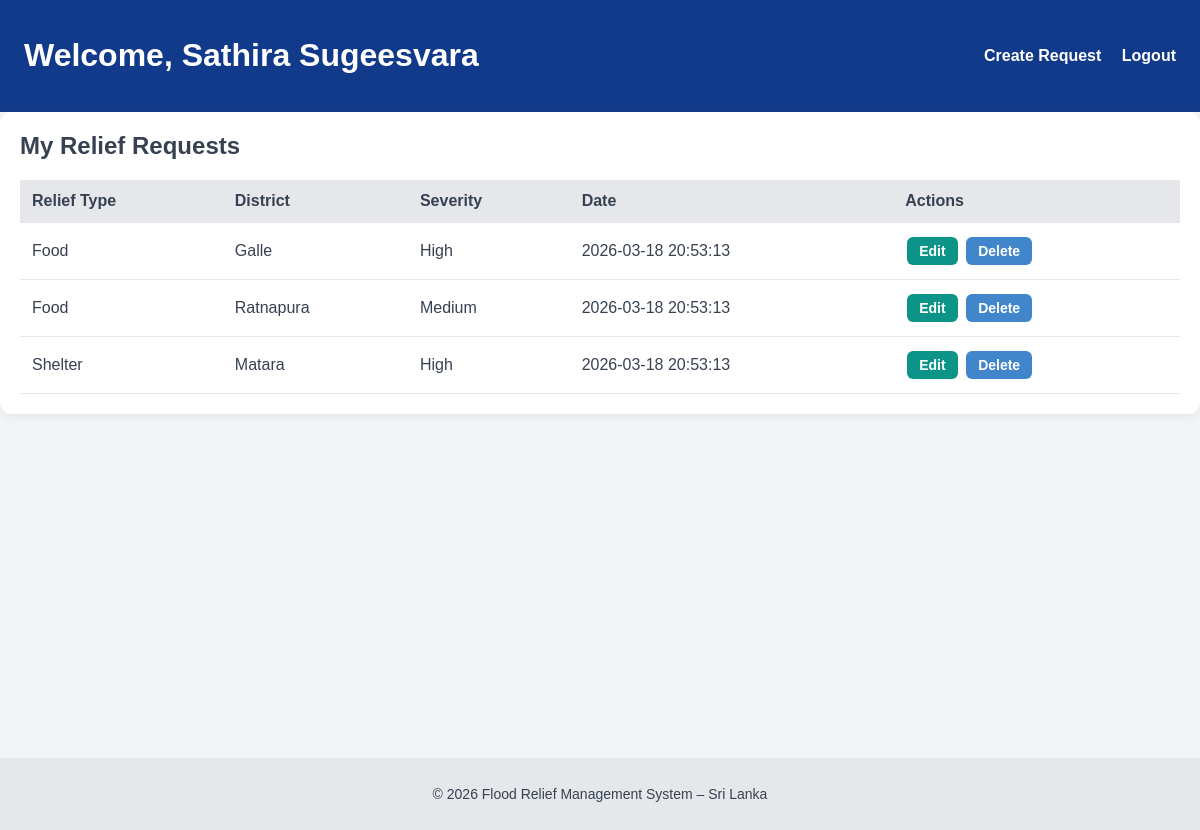
The page /frontend/user.php (signed in) on the database its author committed.
### tables this page shows
CREATE TABLE `requests` (
  `id` int(11) NOT NULL,
  `user_id` int(11) NOT NULL,
  `relief_type` enum('Food','Water','Medicine','Shelter') NOT NULL,
  `district` varchar(100) NOT NULL,
  `divisional_secretariat` varchar(100) NOT NULL,
  `gn_division` varchar(100) NOT NULL,
  `contact_name` varchar(100) NOT NULL,
  `contact_number` varchar(20) NOT NULL,
  `address` varchar(100) NOT NULL,
  `family_members` int(11) NOT NULL,
  `severity` enum('Low','Medium','High') NOT NULL,
  `description` text DEFAULT NULL,
  `created_at` timestamp NOT NULL DEFAULT current_timestamp()
);

### frontend/user.php (the view, shortened to what this page needs)
<?php
$full_name = $_SESSION['full_name'];
$user_id = $_SESSION['user_id'];
$servername = "localhost";
$username = "root";
$password = "";
$dbname = "floodrelfmansys_db";
$conn = mysqli_connect($servername, $username, $password, $dbname);
$sql = "SELECT id, relief_type, district, severity, created_at
        FROM requests
        WHERE user_id = ?";
$stmt = mysqli_prepare($conn, $sql);
mysqli_stmt_bind_param($stmt, "i", $user_id);
mysqli_stmt_execute($stmt);
$requests_result = mysqli_stmt_get_result($stmt);
$requests = $requests_result ? $requests_result : [];
?>
<!DOCTYPE html>
<html>
<head>
  <link rel="stylesheet" href="css/styles.css">
</head>
<body>
<header>
  <h1>Welcome, <?php echo htmlspecialchars($full_name); ?></h1>
  <nav>
    <a href="request.html">Create Request</a>
    <a href="../backend/logout.php">Logout</a>
  </nav>
</header>
<div class="card">
  <h2>My Relief Requests</h2>
  <table class="user-requests-table">
      <tr>
        <th>Relief Type</th>
        <th>District</th>
        <th>Severity</th>
        <th>Date</th>
        <th>Actions</th>
      </tr>
      <?php if(mysqli_num_rows($requests) > 0): ?>
          <?php while($r = mysqli_fetch_assoc($requests)) { ?>
          <tr>
            <td><?php echo htmlspecialchars($r['relief_type']); ?></td>
            <td><?php echo htmlspecialchars($r['district']); ?></td>
            <td><?php echo htmlspecialchars($r['severity']); ?></td>
            <td><?php echo htmlspecialchars($r['created_at']); ?></td>
            <td>
              <button class="action-btn edit-btn" onclick="window.location.href='edit_request.php?id=<?php echo $r['id']; ?>'">
                Edit
              </button>
              <button class="action-btn delete-btn" onclick="if(confirm('Delete this request?')) window.location.href='../backend/delete_request.php?id=<?php echo $r['id']; ?>'">
                Delete
              </button>
            </td>
          </tr>
          <?php } ?>
      <?php else: ?>
          <tr>
            <td colspan="5">No requests found.</td>
          </tr>
      <?php endif; ?>
  </table>
</div>
<br><br><br><br><br><br><br><br><br><br><br><br><br><br><br><br><br><br>
<footer>
    <br>
    © 2026 Flood Relief Management System – Sri Lanka
    <br><br>
  </footer>
</body>
</html>

### frontend/css/styles.css (style rules this page uses)
:root { --primary-blue: #123A8A; --primary-teal: #0D9488; --danger-red: #DC2626; --warning-orange: #F59E0B; --success-green: #16A34A; --bg-light: #F3F4F6; --text-dark: #374151; --white: #FFFFFF; }
* { box-sizing: border-box; font-family: Arial, sans-serif; }
body { margin: 0; background: var(--bg-light); color: var(--text-dark); }
header { background: var(--primary-blue); color: white; padding: 16px 24px; display: flex; justify-content: space-between; align-items: center; }
nav a { color: white; margin-left: 16px; text-decoration: none; font-weight: bold; }
.card { background: var(--white); border-radius: 12px; padding: 20px; margin-bottom: 20px; box-shadow: 0 4px 10px rgba(0,0,0,0.05); }
.card h2 { margin-top: 0; }
table { width: 100%; border-collapse: collapse; margin-top: 12px; }
th, td { padding: 12px; text-align: left; border-bottom: 1px solid #E5E7EB; }
th { background: #E5E7EB; }
footer { text-align: center; padding: 12px; background: #E5E7EB; font-size: 14px; }
button { padding: 5px 10px; margin: 2px; border: none; border-radius: 4px; cursor: pointer; }
button:first-child { background-color: #0D9488; color: white; }
button:last-child { background-color: #4186cb; color: white; }

### frontend/user.php (style rules this page uses)
.action-btn { padding: 6px 12px; margin: 2px; border: none; border-radius: 6px; cursor: pointer; font-weight: bold; font-size: 14px; color: white; }
.edit-btn { background-color: #2563EB; }
.delete-btn { background-color: #DC2626; }

### rows shown on the page
requests: relief_type "Food", district "Galle", severity "High", created_at "2026-03-18 20:53:13"
requests: relief_type "Food", district "Ratnapura", severity "Medium", created_at "2026-03-18 20:53:13"
requests: relief_type "Shelter", district "Matara", severity "High", created_at "2026-03-18 20:53:13"

### other values the page prints
$full_name "Sathira Sugeesvara"
